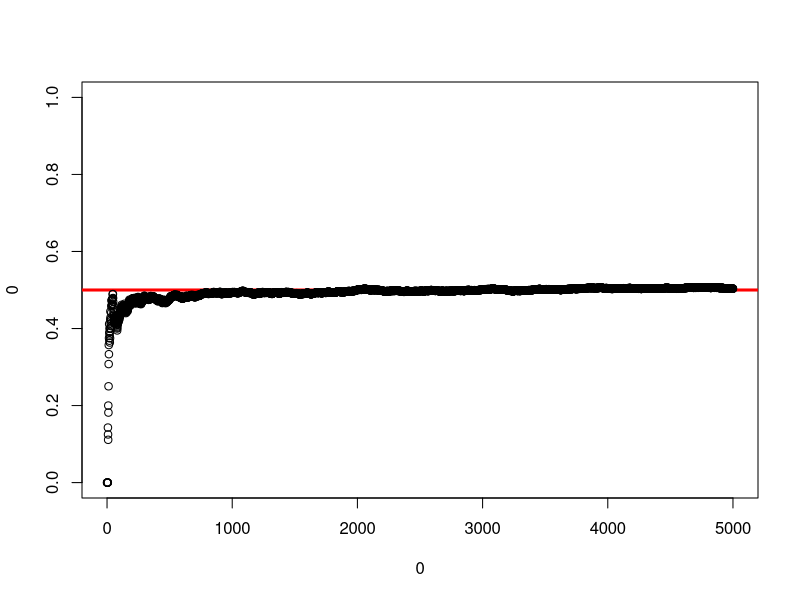
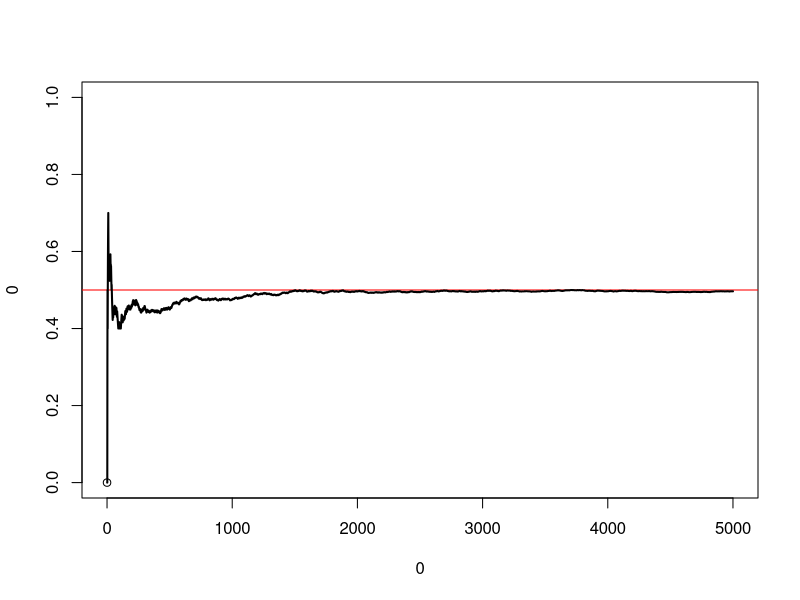
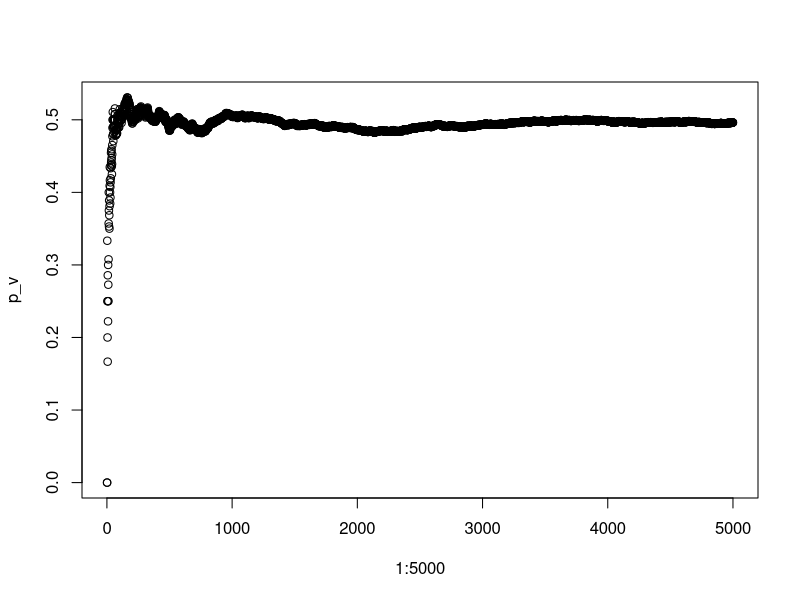
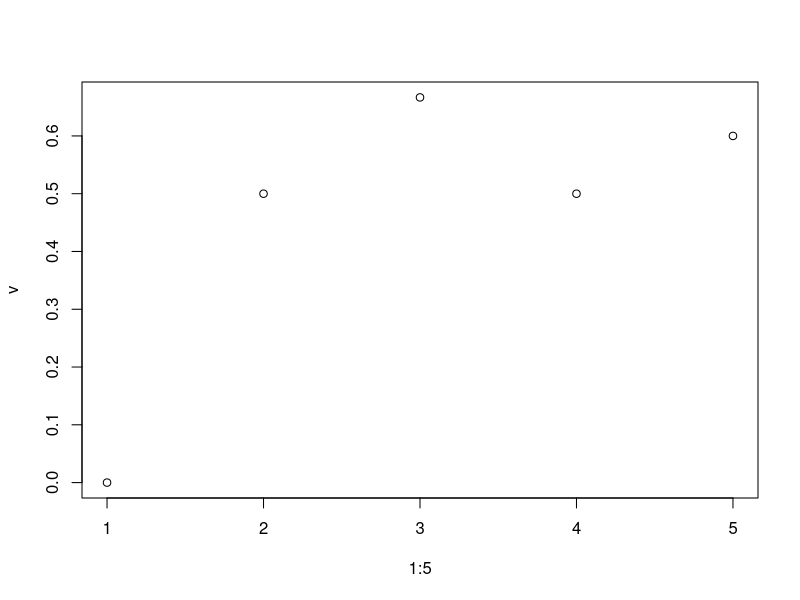

Recreate these plots in R, in order.
sample(x=1:30,size =1, replace = TRUE)

####REVIEW####
#팩토리얼 FOR문
y <- 1
iteration <- 20
for(i in 1:iteration){
  y <- y*i
  #print(y)
  print(paste0("FACTORIAL : ", i ,"! : " , y))
}

#paste0 : 문자열 여러개를 하나로 합칠 때
paste0("abc","123","!!!")
paste0("abc","123","!!!",sep="-")
paste0(c("abc","123","!!!"),collapse = "-")

i <- 3
fact <- 1*2*3
paste0("fact : ", i, "!: ", fact)
print(fact)

#조건문
#1-99 까지 3개를 뽑아 평균 낸것이 50보다 크면 크다

no1 <- sample(x=1:99,size =1, replace = TRUE)
no2 <- sample(x=1:99,size =1, replace = TRUE)
no3 <- sample(x=1:99,size =1, replace = TRUE)

avg <- (no1*no2*no3) / 3

if (avg < 50){
  print ("작다")
}else{
  print ("크다")
}

samplenumbers <- sample(x=1:99, size=3, replace =TRUE)
samplenumbers
paste0("samplenumbers :" , paste0(samplenumbers, collapse = ","))

length(samplenumbers)
for (i in 1: length(samplenumbers)){
   sn <- samplenumbers[i]
   print(sn)
 }

#list_sn <- samplenumbers
#list_sn
#length(list_sn)
# for (i in 1: length(list_sn)){
#   sn <- list_sn[i]
#   print(sn)
# }

?sample
class(samplenumbers)
samplenumbers_mean <- mean(samplenumbers)

if (samplenumbers_mean < 50){
  print ("작다")
}else{
  print ("크다")
}

if (samplenumbers_mean < 50){
  print ("작다")
}else if (samplenumbers_mean > 50){
  print ("크다")
}else{
  print ("같다")
}

#ifelse(조건, action1, action2)
ifelse(samplenumbers_mean == 50, "작다", "크다")
?ifelse

ifelse(samplenumbers_mean == 50, "same", ifelse(samplenumbers_mean<50, "작다", "크다"))

###################

#For문과If문을이용해, 동전이앞면을나올확률이½로수렴함을시각화로보이자.
# ①5000번의동전을던지려고한다.
# ②매번, 앞면/뒷면중하나가선택이된다.
# ③매시행마다, 앞면이나온비율을구한다.
# ( 앞면이나온횟수/ 시행한횟수)
# ④매시행마다의확률을그래프에찍는다.
# or
# 매시행마다의확률을벡터로저장해놓는다.

plot(x=0, y=0, 
     xlim=c(0,5000), ylim=c(0,1))
#R 에서  y=a+bx : a는 y절편, b가 기울기
abline(a=0.5, b=0,col ="red",lwd=3)

front <-0 
times <- 5000
for (i in 1: times){              #TRUE : 복원추출
  rolls <- sample(x=c("앞면","뒷면"), size=1, replace =TRUE) #앞면이 나올경우 : 1, 뒷면일 경우 : 2
  if (rolls == "앞면"){ 
    front <- front +1  #앞면이 나왔을 때 카운트 늘어남
  } 
  prob <- front/i  #확률 : 시행횟수 = i
  #print(prob)
  points(x=i,y=prob)
}


###################

plot(x=0, y=0, 
     xlim=c(0,5000), ylim=c(0,1))
#R 에서  y=a+bx : a는 y절편, b가 기울기
abline(a=0.5, b=0,col ="red")

prob2 <- c() #빈공간생성, 빈객체생성, 벡터 초기화 한 거임
front <-0 
times <- 5000
for (i in 1: times){              #TRUE : 복원추출
  rolls <- sample(x=1:2, size=1, replace =TRUE) #앞면이 나올경우 : 1, 뒷면일 경우 : 2
  if (rolls == 1){ 
    front <- front +1  #앞면이 나왔을 때 카운트 늘어남
  } 
  prob2[i] <- front/i  #prob2에 값을 다 넣어줌
 
}
prob2[1:5000]
points(x=1:5000,y =prob2, type="l",lwd=2)



###################

p_v <-c()

front <-0 
times <- 5000

for (i in 1: times){              #TRUE : 복원추출
  rolls <- sample(x=1:2, size=1, replace =TRUE) #앞면이 나올경우 : 1, 뒷면일 경우 : 2
  if (rolls == 1){ 
    front <- front +1  #앞면이 나왔을 때 카운트 늘어남
  } 
  p <- front/i  #확률 : 시행횟수 = i
  print(p)
  p_v <- c(p_v, p)
}
plot(1:5000,p_v)

########
v <- c() 
front <-0 
times <- 5
for (i in 1: times){        
  rolls <- sample(x=1:2, size=1, replace =TRUE) 
  if (rolls == 1){ 
    front <- front +1  
  } 
  pp <- front/i
  print(pp)
  v <- c(v, pp)
}
plot(1:5,v)


